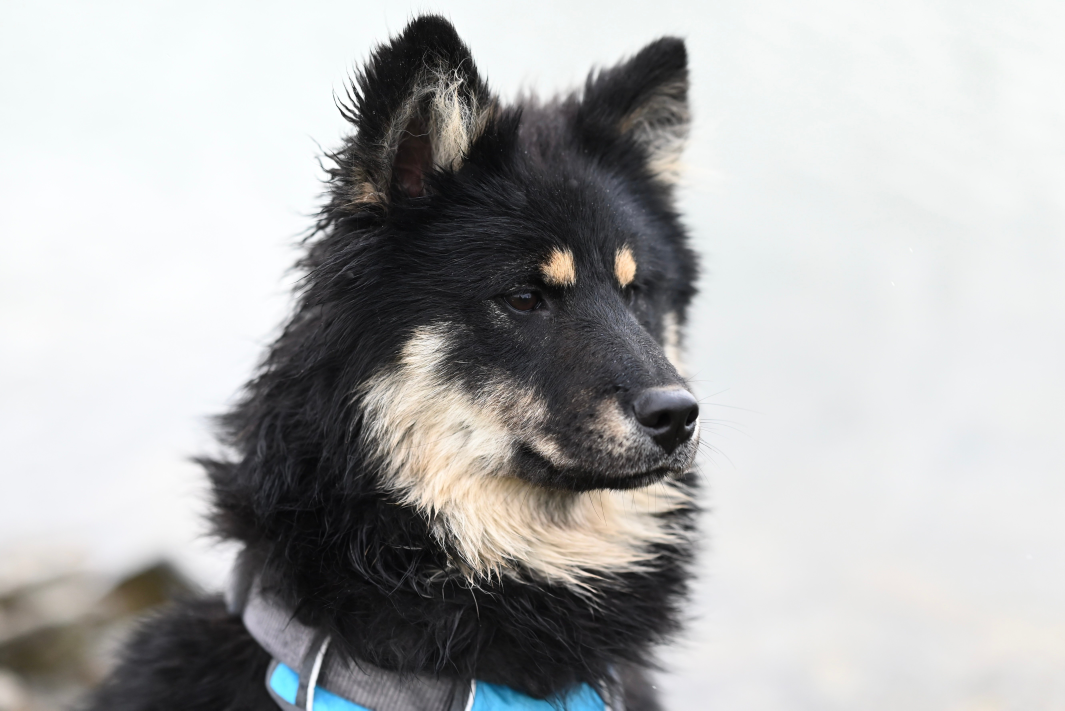
#> input picture assets/dog.jpg, 5321 x 3552 px (shown at 1/5 size)
$ jupyter execute grayscale_images_compr.ipynb   (shell and % lines are left out)
#> lines starting #> are read from the running program, lines starting #| are printed output that depends on the picture
[cell 1]
import os
import cv2
import numpy as np
from matplotlib import pyplot as plt
from sklearn.decomposition import PCA

[cell 2]
# Load the original image in RGB format
img_path = '../assets/dog.jpg'
org_img = cv2.cvtColor(cv2.imread(img_path), cv2.COLOR_BGR2RGB)
org_img.shape
#> Out = (3552, 5321, 3)

[cell 3]
# in the following we are doing the following steps to achieve compression:
#==1==converting the entire image to grayscale,
#==2==applying PCA for dimensionality reduction,
#==2==and then mapping it back to grayscale.

# Convert the image to grayscale
gray_img = cv2.cvtColor(org_img, cv2.COLOR_RGB2GRAY)
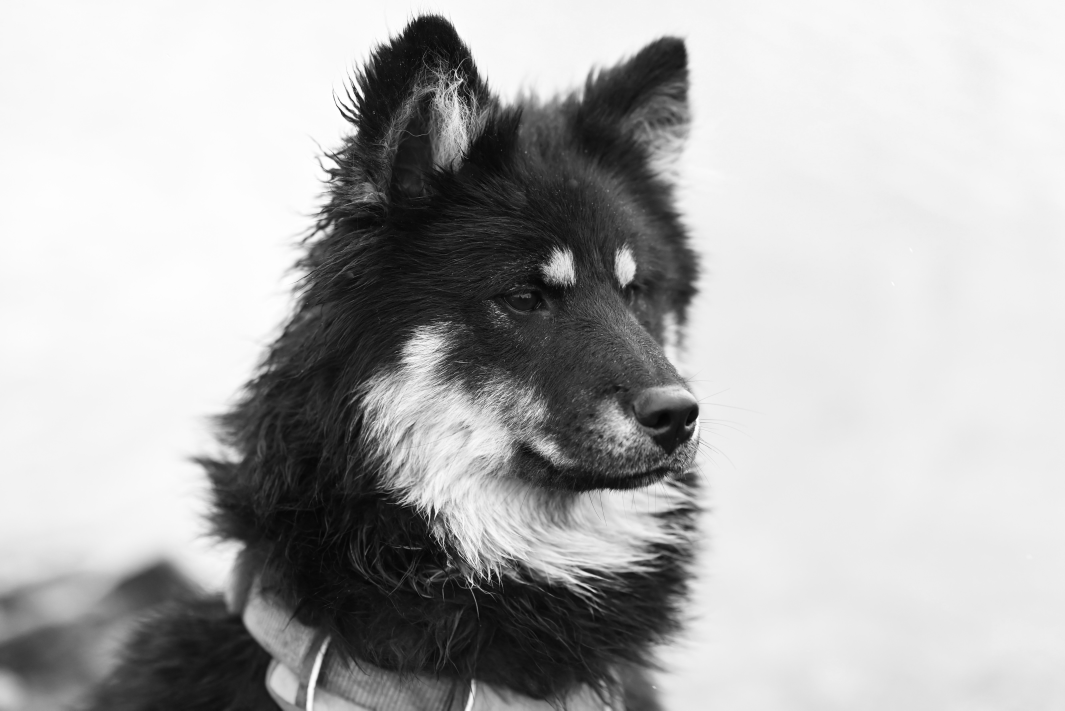
#> gray_img: shape (3552, 5321) (shown at 1/5 size); min 0, max 255, mean 176.4

# Set the number of principal components for PCA
num_pc = 100  # Adjust based on testing to balance quality and compression

# Apply PCA to the grayscale image
pca = PCA(n_components=num_pc)
gray_reduced = pca.fit_transform(gray_img)
gray_reconstructed = pca.inverse_transform(gray_reduced)
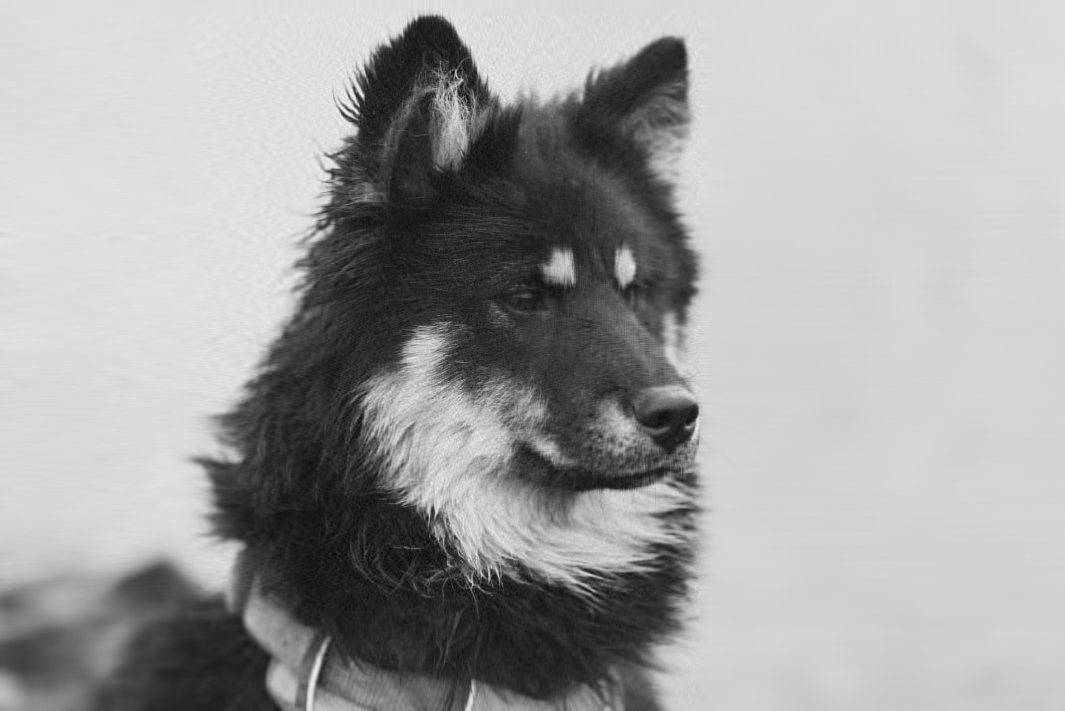
#> gray_reconstructed: shape (3552, 5321) float64 (shown at 1/5 size); min -20.88, max 290.1, mean 176.4; drawn with min black and max white

# Clip values to ensure they are within the valid range
gray_reconstructed = np.clip(gray_reconstructed, 0, 255).astype(np.uint8)

# Convert the grayscale image back to RGB format for saving
comp_img_rgb = cv2.cvtColor(gray_reconstructed, cv2.COLOR_GRAY2RGB)

# Define the save path
save_path = '../processed_images/dog_compressed_grayscale.jpg'

# Save the compressed image with moderate JPEG quality
cv2.imwrite(save_path, comp_img_rgb, [int(cv2.IMWRITE_JPEG_QUALITY), 60])

# Display sizes to compare
original_size = os.path.getsize(img_path) / 1024  # Original size in KB
compressed_size = os.path.getsize(save_path) / 1024  # Compressed size in KB
print(f"Original Size: {original_size:.2f} KB")
print(f"Compressed Size: {compressed_size:.2f} KB")
print(f"Size is reduced by: {(100-(compressed_size*100)/original_size):.2f}%")
